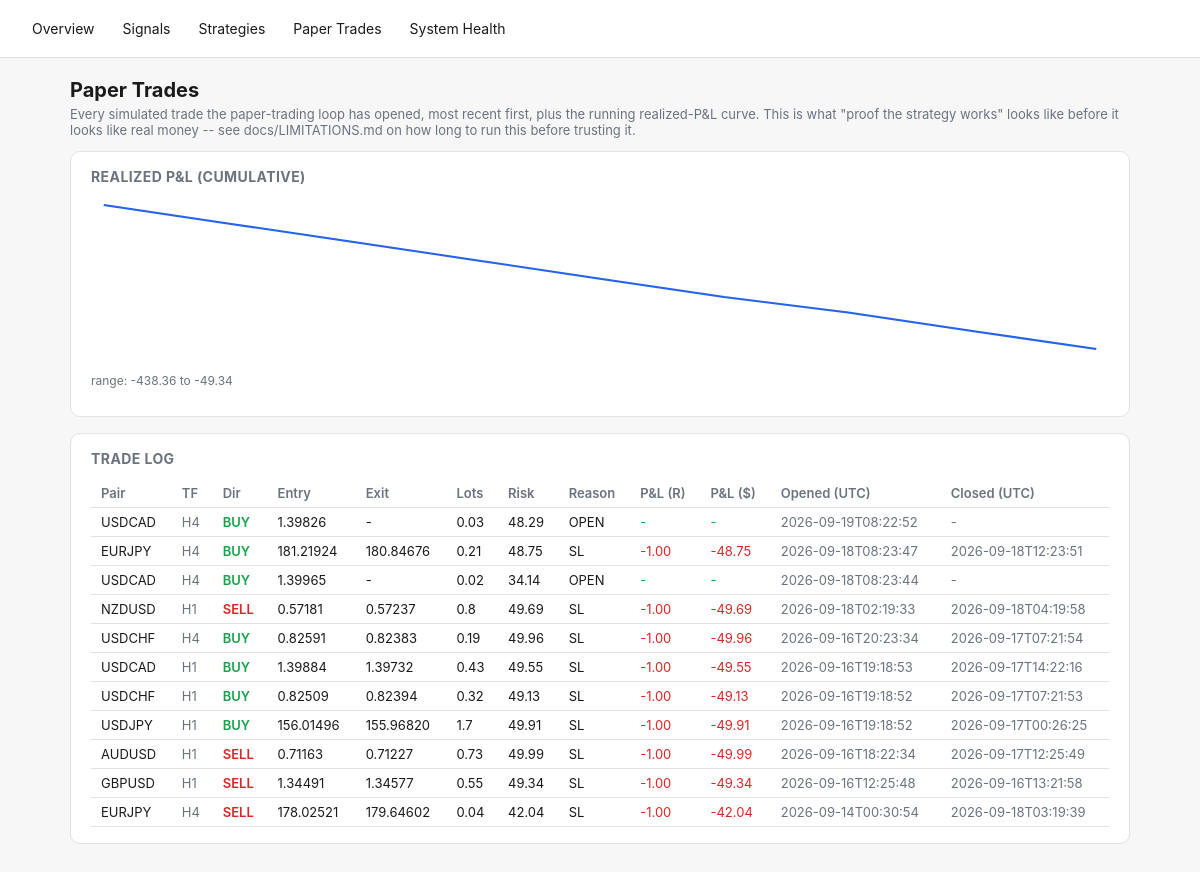
Screenshot of /paper-trades with the database file from the repository.
### tables this page shows
CREATE TABLE paper_trades (
    id INTEGER PRIMARY KEY AUTOINCREMENT,
    signal_id TEXT REFERENCES signals(id),
    pair TEXT NOT NULL,
    direction TEXT NOT NULL,
    entry_time TEXT NOT NULL,
    entry_price REAL NOT NULL,
    stop_loss REAL NOT NULL,
    take_profit REAL NOT NULL,
    lots REAL,                 -- position size at entry (fx_engine.position_sizing), if it could be computed
    risk_amount REAL,          -- dollar amount risked at entry, lots * stop_distance * pip_value
    exit_time TEXT,
    exit_price REAL,
    exit_reason TEXT,
    pnl_r REAL,
    pnl_amount REAL,           -- real dollar P&L = pnl_r * risk_amount (NULL if risk_amount unknown)
    created_at TEXT NOT NULL
, timeframe TEXT NOT NULL DEFAULT 'H4');

### fx_engine/dashboard.py (the view)
    @app.route("/paper-trades")
    def paper_trades_page():
        d = get_db()
        curve = d.paper_equity_curve()
        return render_template(
            "paper_trades.html", trades=d.recent_paper_trades(limit=200), curve=curve,
            svg_points=_equity_curve_svg_points(curve),
            curve_min=min((p["cumulative"] for p in curve), default=0.0),
            curve_max=max((p["cumulative"] for p in curve), default=0.0),
        )

### fx_engine/dashboard.py (called while the page is built)
def _equity_curve_svg_points(curve: list[dict], width: int = 640, height: int = 160, pad: int = 8) -> str:
    if len(curve) < 2:
        return ""
    values = [p["cumulative"] for p in curve]
    lo, hi = min(values), max(values)
    span = (hi - lo) or 1.0
    n = len(values)
    points = []
    for i, v in enumerate(values):
        x = pad + (i / (n - 1)) * (width - 2 * pad)
        y = pad + (1 - (v - lo) / span) * (height - 2 * pad)
        points.append(f"{x:.1f},{y:.1f}")
    return " ".join(points)

### fx_engine/db.py (called while the page is built)
    @contextmanager
    def _conn(self):
        conn = sqlite3.connect(self.path)
        conn.row_factory = sqlite3.Row
        try:
            yield conn
            conn.commit()
        finally:
            conn.close()

    def recent_paper_trades(self, limit: int = 100) -> list[dict]:
        with self._conn() as conn:
            rows = conn.execute(
                "SELECT * FROM paper_trades ORDER BY created_at DESC LIMIT ?", (limit,),
            ).fetchall()
        return [dict(r) for r in rows]

    def paper_equity_curve(self) -> list[dict]:
        with self._conn() as conn:
            rows = conn.execute(
                """SELECT exit_time, pnl_amount FROM paper_trades
                   WHERE exit_time IS NOT NULL AND pnl_amount IS NOT NULL
                   ORDER BY exit_time ASC"""
            ).fetchall()
        cumulative = 0.0
        curve = []
        for r in rows:
            cumulative += r["pnl_amount"]
            curve.append({"exit_time": r["exit_time"], "pnl_amount": r["pnl_amount"], "cumulative": cumulative})
        return curve

### fx_engine/templates/paper_trades.html (shortened to what this page needs)
{% extends "base.html" %}
{% block content %}
<h1>Paper Trades</h1>
<p class="lede">Every simulated trade the paper-trading loop has opened, most recent first, plus the running
realized-P&amp;L curve. This is what "proof the strategy works" looks like before it looks like real money -- see
docs/LIMITATIONS.md on how long to run this before trusting it.</p>
<div class="card">
  <h2>Realized P&amp;L (cumulative)</h2>
  {% if svg_points %}
  <svg viewBox="0 0 640 160" width="100%" height="160" preserveAspectRatio="none">
    <polyline points="{{ svg_points }}" fill="none" stroke="var(--accent)" stroke-width="2" />
  </svg>
  <p class="muted" style="font-size:12px;">range: {{ "%.2f"|format(curve_min) }} to {{ "%.2f"|format(curve_max) }}</p>
  {% else %}
  <p class="muted">Not enough closed trades yet for a curve (need at least 2).</p>
  {% endif %}
</div>
<div class="card">
  <h2>Trade Log</h2>
  <div class="overflow">
  <table>
    <tr>
      <th>Pair</th><th>TF</th><th>Dir</th><th>Entry</th><th>Exit</th><th>Lots</th><th>Risk</th>
      <th>Reason</th><th>P&amp;L (R)</th><th>P&amp;L ($)</th><th>Opened (UTC)</th><th>Closed (UTC)</th>
    </tr>
    {% for t in trades %}
    <tr>
      <td>{{ t.pair }}</td>
      <td class="muted">{{ t.timeframe or "H4" }}</td>
      <td class="{{ 'buy' if t.direction=='BUY' else 'sell' }}">{{ t.direction }}</td>
      <td>{{ "%.5f"|format(t.entry_price) }}</td>
      <td>{{ "%.5f"|format(t.exit_price) if t.exit_price is not none else "-" }}</td>
      <td>{{ t.lots if t.lots is not none else "-" }}</td>
      <td>{{ "%.2f"|format(t.risk_amount) if t.risk_amount is not none else "-" }}</td>
      <td>{{ t.exit_reason or "OPEN" }}</td>
      <td style="color:{{ 'var(--green)' if (t.pnl_r or 0) >= 0 else 'var(--red)' }}">
        {{ "%.2f"|format(t.pnl_r) if t.pnl_r is not none else "-" }}
      </td>
      <td style="color:{{ 'var(--green)' if (t.pnl_amount or 0) >= 0 else 'var(--red)' }}">
        {{ "%.2f"|format(t.pnl_amount) if t.pnl_amount is not none else "-" }}
      </td>
      <td class="muted">{{ t.entry_time[:19] }}</td>
      <td class="muted">{{ t.exit_time[:19] if t.exit_time else "-" }}</td>
    </tr>
    {% else %}
    <tr><td colspan="12" class="muted">No paper trades yet -- run `python -m fx_engine.main paper --once`.</td></tr>
    {% endfor %}
  </table>
  </div>
</div>
{% endblock %}

### fx_engine/templates/base.html (style rules this page uses)
:root { --bg:#f7f7f8; --fg:#1a1a1a; --card:#ffffff; --border:#e2e2e5; --accent:#2563eb; --green:#16a34a; --red:#dc2626; --amber:#d97706; --muted:#6b7280; }
* { box-sizing: border-box; }
body { margin:0; font-family:-apple-system,BlinkMacSystemFont,"Segoe UI",sans-serif; background:var(--bg); color:var(--fg); }
.card { background:var(--card); border:1px solid var(--border); border-radius:10px; padding:16px 20px; margin-bottom:16px; }
table { width:100%; border-collapse:collapse; font-size:13px; }
th, td { text-align:left; padding:6px 10px; border-bottom:1px solid var(--border); white-space:nowrap; }
th { color:var(--muted); font-weight:600; }
.buy { color:var(--green); font-weight:600; }
.sell { color:var(--red); font-weight:600; }
.muted { color:var(--muted); }
h1 { font-size:20px; margin:0 0 4px; }
h2 { font-size:14px; margin:0 0 12px; color:var(--muted); text-transform:uppercase; letter-spacing:.03em; }
p.lede { color:var(--muted); font-size:13px; margin-top:0; }
.overflow { overflow-x:auto; }

### rows the page displays
paper_trades: pair "USDCAD", timeframe "H4", direction "BUY", entry_price "1.39826", exit_price "-", lots "0.03", risk_amount "48.29", exit_reason "OPEN", pnl_r "-", pnl_amount "-", entry_time "2026-09-19T08:22:52", exit_time "-"
paper_trades: pair "EURJPY", timeframe "H4", direction "BUY", entry_price "181.21924", exit_price "180.84676", lots "0.21", risk_amount "48.75", exit_reason "SL", pnl_r "-1.00", pnl_amount "-48.75", entry_time "2026-09-18T08:23:47", exit_time "2026-09-18T12:23:51"
paper_trades: pair "USDCAD", timeframe "H4", direction "BUY", entry_price "1.39965", exit_price "-", lots "0.02", risk_amount "34.14", exit_reason "OPEN", pnl_r "-", pnl_amount "-", entry_time "2026-09-18T08:23:44", exit_time "-"
paper_trades: pair "NZDUSD", timeframe "H1", direction "SELL", entry_price "0.57181", exit_price "0.57237", lots "0.8", risk_amount "49.69", exit_reason "SL", pnl_r "-1.00", pnl_amount "-49.69", entry_time "2026-09-18T02:19:33", exit_time "2026-09-18T04:19:58"
paper_trades: pair "USDCHF", timeframe "H4", direction "BUY", entry_price "0.82591", exit_price "0.82383", lots "0.19", risk_amount "49.96", exit_reason "SL", pnl_r "-1.00", pnl_amount "-49.96", entry_time "2026-09-16T20:23:34", exit_time "2026-09-17T07:21:54"
paper_trades: pair "USDCAD", timeframe "H1", direction "BUY", entry_price "1.39884", exit_price "1.39732", lots "0.43", risk_amount "49.55", exit_reason "SL", pnl_r "-1.00", pnl_amount "-49.55", entry_time "2026-09-16T19:18:53", exit_time "2026-09-17T14:22:16"
paper_trades: pair "USDCHF", timeframe "H1", direction "BUY", entry_price "0.82509", exit_price "0.82394", lots "0.32", risk_amount "49.13", exit_reason "SL", pnl_r "-1.00", pnl_amount "-49.13", entry_time "2026-09-16T19:18:52", exit_time "2026-09-17T07:21:53"
paper_trades: pair "USDJPY", timeframe "H1", direction "BUY", entry_price "156.01496", exit_price "155.96820", lots "1.7", risk_amount "49.91", exit_reason "SL", pnl_r "-1.00", pnl_amount "-49.91", entry_time "2026-09-16T19:18:52", exit_time "2026-09-17T00:26:25"
paper_trades: pair "AUDUSD", timeframe "H1", direction "SELL", entry_price "0.71163", exit_price "0.71227", lots "0.73", risk_amount "49.99", exit_reason "SL", pnl_r "-1.00", pnl_amount "-49.99", entry_time "2026-09-16T18:22:34", exit_time "2026-09-17T12:25:49"
paper_trades: pair "GBPUSD", timeframe "H1", direction "SELL", entry_price "1.34491", exit_price "1.34577", lots "0.55", risk_amount "49.34", exit_reason "SL", pnl_r "-1.00", pnl_amount "-49.34", entry_time "2026-09-16T12:25:48", exit_time "2026-09-16T13:21:58"
paper_trades: pair "EURJPY", timeframe "H4", direction "SELL", entry_price "178.02521", exit_price "179.64602", lots "0.04", risk_amount "42.04", exit_reason "SL", pnl_r "-1.00", pnl_amount "-42.04", entry_time "2026-09-14T00:30:54", exit_time "2026-09-18T03:19:39"

### other values shown
{{ "%.2f"|format(curve_min) }} "-438.36"
{{ "%.2f"|format(curve_max) }} "-49.34"
